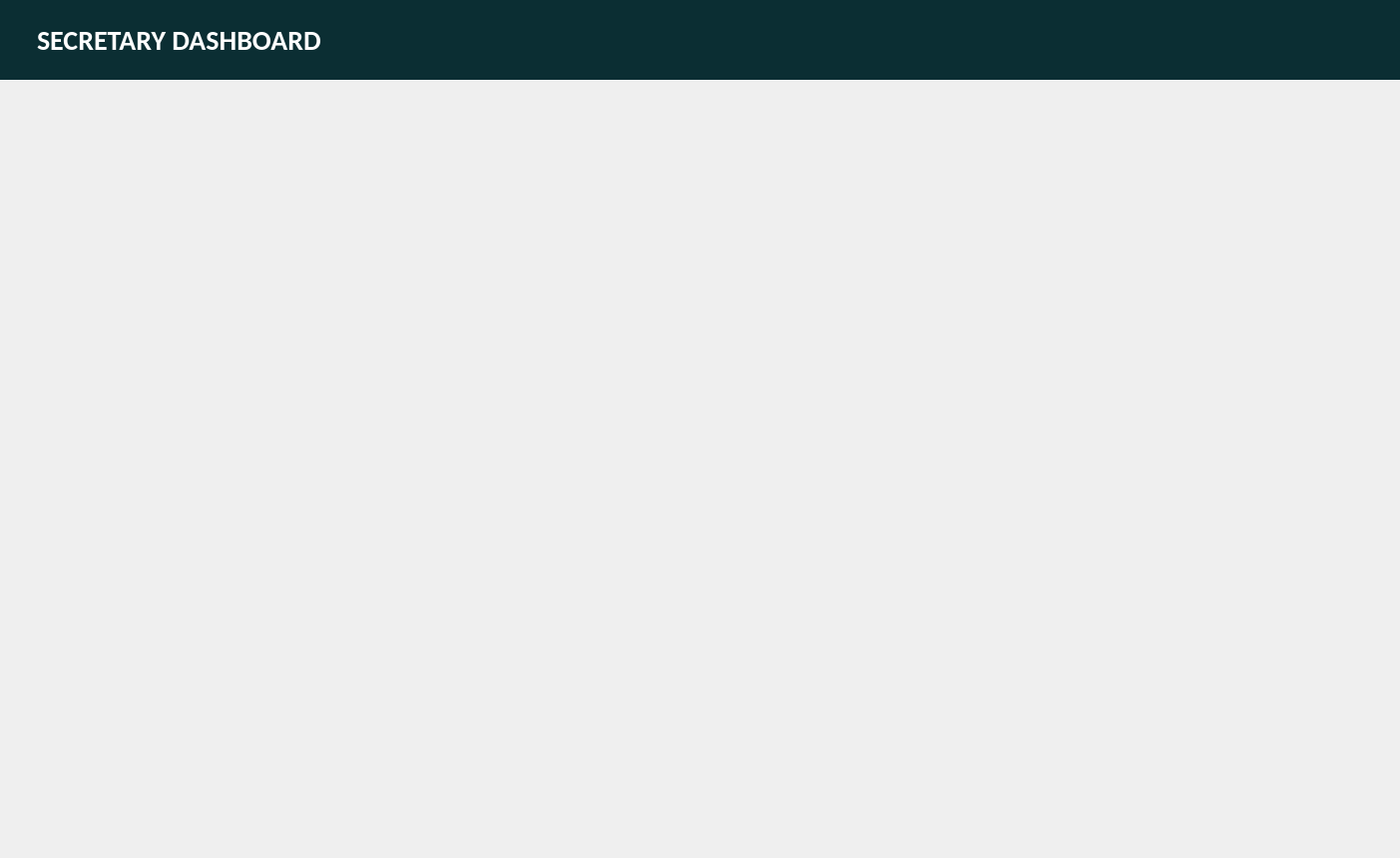
<?xml version="1.0" encoding="UTF-8"?>
<ui version="4.0">
 <class>ProfilingWidget</class>
 <widget class="QWidget" name="ProfilingWidget">
  <property name="geometry">
   <rect>
    <x>0</x>
    <y>0</y>
    <width>1403</width>
    <height>860</height>
   </rect>
  </property>
  <property name="windowTitle">
   <string>Form</string>
  </property>
  <property name="styleSheet">
   <string notr="true">border: none;</string>
  </property>
  <layout class="QVBoxLayout" name="verticalLayout">
   <property name="spacing">
    <number>0</number>
   </property>
   <property name="leftMargin">
    <number>0</number>
   </property>
   <property name="topMargin">
    <number>0</number>
   </property>
   <property name="rightMargin">
    <number>0</number>
   </property>
   <property name="bottomMargin">
    <number>0</number>
   </property>
   <item>
    <widget class="QFrame" name="frame">
     <property name="minimumSize">
      <size>
       <width>0</width>
       <height>80</height>
      </size>
     </property>
     <property name="maximumSize">
      <size>
       <width>16777215</width>
       <height>80</height>
      </size>
     </property>
     <property name="font">
      <font>
       <pointsize>12</pointsize>
      </font>
     </property>
     <property name="styleSheet">
      <string notr="true">background-color: #0B2E33;

</string>
     </property>
     <property name="frameShape">
      <enum>QFrame::StyledPanel</enum>
     </property>
     <property name="frameShadow">
      <enum>QFrame::Raised</enum>
     </property>
     <layout class="QVBoxLayout" name="verticalLayout_2">
      <property name="spacing">
       <number>0</number>
      </property>
      <property name="leftMargin">
       <number>37</number>
      </property>
      <property name="topMargin">
       <number>0</number>
      </property>
      <property name="rightMargin">
       <number>0</number>
      </property>
      <property name="bottomMargin">
       <number>0</number>
      </property>
      <item>
       <widget class="QLabel" name="label">
        <property name="font">
         <font>
          <family>Calibri</family>
          <pointsize>21</pointsize>
          <weight>75</weight>
          <bold>true</bold>
         </font>
        </property>
        <property name="styleSheet">
         <string notr="true">color: white;</string>
        </property>
        <property name="text">
         <string>SECRETARY DASHBOARD</string>
        </property>
       </widget>
      </item>
     </layout>
    </widget>
   </item>
   <item>
    <widget class="QFrame" name="frame_2">
     <property name="frameShape">
      <enum>QFrame::StyledPanel</enum>
     </property>
     <property name="frameShadow">
      <enum>QFrame::Raised</enum>
     </property>
     <layout class="QVBoxLayout" name="verticalLayout_3">
      <item>
       <widget class="QFrame" name="frame_graph">
        <property name="frameShape">
         <enum>QFrame::StyledPanel</enum>
        </property>
        <property name="frameShadow">
         <enum>QFrame::Raised</enum>
        </property>
       </widget>
      </item>
     </layout>
    </widget>
   </item>
  </layout>
 </widget>
 <resources>
  <include location="Cabs.qrc"/>
 </resources>
 <connections/>
</ui>
